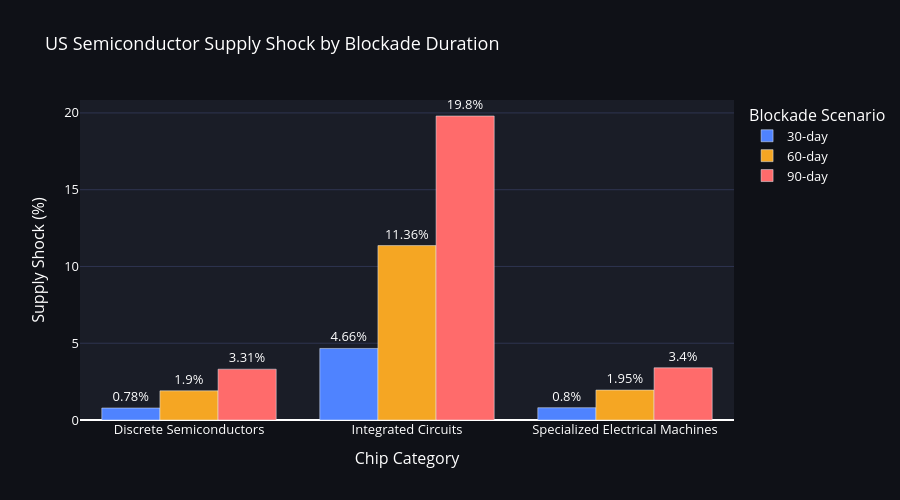

Notebook code for this chart:
### Code cell
fig2 = px.bar(
    df_scenarios,
    x='chip_category',
    y='supply_shock_pct',
    color='scenario',
    barmode='group',
    title='US Semiconductor Supply Shock by Blockade Duration',
    labels={
        'chip_category': 'Chip Category',
        'supply_shock_pct': 'Supply Shock (%)',
        'scenario': 'Blockade Scenario'
    },
    color_discrete_map={
        '30-day': '#4f83ff',
        '60-day': '#f5a623',
        '90-day': '#ff6b6b'
    },
    text='supply_shock_pct'
)

fig2.update_traces(texttemplate='%{text}%', textposition='outside')

fig2.update_layout(
    paper_bgcolor='#0f1117',
    plot_bgcolor='#1a1d27',
    font_color='white',
    font_size=13,
    height=500,
    yaxis_title='Supply Shock (%)',
    xaxis_title='Chip Category',
    legend_title='Blockade Scenario',
    yaxis=dict(gridcolor='#2e3450')
)

fig2.show()

### Figure 1 — Plotly figure (JSON) as saved in the notebook; plotly's stock layout.template omitted (floating-point values rounded to 4 significant figures)
{"data": [{"alignmentgroup": "True", "hovertemplate": "Blockade Scenario=30-day<br>Chip Category=%{x}<br>Supply Shock (%)=%{text}<extra></extra>", "legendgroup": "30-day", "marker": {"color": "#4f83ff", "pattern": {"shape": ""}}, "name": "30-day", "offsetgroup": "30-day", "orientation": "v", "showlegend": true, "text": [0.78, 4.66, 0.8], "textposition": "outside", "texttemplate": "%{text}%", "type": "bar", "x": ["Discrete Semiconductors", "Integrated Circuits", "Specialized Electrical Machines"], "xaxis": "x", "y": [0.78, 4.66, 0.8], "yaxis": "y"}, {"alignmentgroup": "True", "hovertemplate": "Blockade Scenario=60-day<br>Chip Category=%{x}<br>Supply Shock (%)=%{text}<extra></extra>", "legendgroup": "60-day", "marker": {"color": "#f5a623", "pattern": {"shape": ""}}, "name": "60-day", "offsetgroup": "60-day", "orientation": "v", "showlegend": true, "text": [1.9, 11.36, 1.95], "textposition": "outside", "texttemplate": "%{text}%", "type": "bar", "x": ["Discrete Semiconductors", "Integrated Circuits", "Specialized Electrical Machines"], "xaxis": "x", "y": [1.9, 11.36, 1.95], "yaxis": "y"}, {"alignmentgroup": "True", "hovertemplate": "Blockade Scenario=90-day<br>Chip Category=%{x}<br>Supply Shock (%)=%{text}<extra></extra>", "legendgroup": "90-day", "marker": {"color": "#ff6b6b", "pattern": {"shape": ""}}, "name": "90-day", "offsetgroup": "90-day", "orientation": "v", "showlegend": true, "text": [3.31, 19.8, 3.4], "textposition": "outside", "texttemplate": "%{text}%", "type": "bar", "x": ["Discrete Semiconductors", "Integrated Circuits", "Specialized Electrical Machines"], "xaxis": "x", "y": [3.31, 19.8, 3.4], "yaxis": "y"}], "layout": {"barmode": "group", "font": {"color": "white", "size": 13}, "height": 500, "legend": {"title": {"text": "Blockade Scenario"}, "tracegroupgap": 0}, "paper_bgcolor": "#0f1117", "plot_bgcolor": "#1a1d27", "title": {"text": "US Semiconductor Supply Shock by Blockade Duration"}, "xaxis": {"anchor": "y", "domain": [0, 1], "title": {"text": "Chip Category"}}, "yaxis": {"anchor": "x", "domain": [0, 1], "gridcolor": "#2e3450", "title": {"text": "Supply Shock (%)"}}}}
